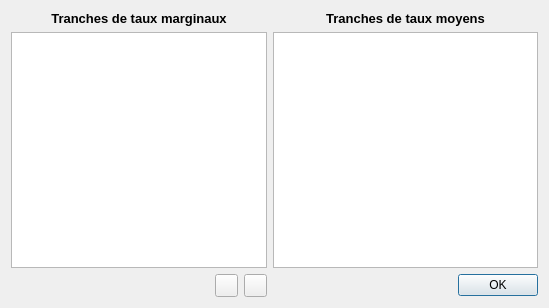
<?xml version="1.0" encoding="UTF-8"?>
<ui version="4.0">
 <class>BaremeDialog</class>
 <widget class="QDialog" name="BaremeDialog">
  <property name="geometry">
   <rect>
    <x>0</x>
    <y>0</y>
    <width>549</width>
    <height>308</height>
   </rect>
  </property>
  <property name="sizePolicy">
   <sizepolicy hsizetype="Fixed" vsizetype="Fixed">
    <horstretch>0</horstretch>
    <verstretch>0</verstretch>
   </sizepolicy>
  </property>
  <property name="minimumSize">
   <size>
    <width>549</width>
    <height>308</height>
   </size>
  </property>
  <property name="maximumSize">
   <size>
    <width>549</width>
    <height>16777215</height>
   </size>
  </property>
  <property name="windowTitle">
   <string>Barème</string>
  </property>
  <property name="sizeGripEnabled">
   <bool>false</bool>
  </property>
  <layout class="QGridLayout" name="gridLayout">
   <item row="0" column="0" colspan="3">
    <widget class="QLabel" name="marLabel">
     <property name="text">
      <string>&lt;!DOCTYPE HTML PUBLIC &quot;-//W3C//DTD HTML 4.0//EN&quot; &quot;http://www.w3.org/TR/REC-html40/strict.dtd&quot;&gt;
&lt;html&gt;&lt;head&gt;&lt;meta name=&quot;qrichtext&quot; content=&quot;1&quot; /&gt;&lt;style type=&quot;text/css&quot;&gt;
p, li { white-space: pre-wrap; }
&lt;/style&gt;&lt;/head&gt;&lt;body style=&quot; font-family:'MS Shell Dlg 2'; font-size:8.25pt; font-weight:400; font-style:normal;&quot;&gt;
&lt;p align=&quot;center&quot; style=&quot; margin-top:0px; margin-bottom:0px; margin-left:0px; margin-right:0px; -qt-block-indent:0; text-indent:0px;&quot;&gt;&lt;span style=&quot; font-size:10pt; font-weight:600;&quot;&gt;Tranches de taux marginaux&lt;/span&gt;&lt;/p&gt;&lt;/body&gt;&lt;/html&gt;</string>
     </property>
     <property name="alignment">
      <set>Qt::AlignCenter</set>
     </property>
    </widget>
   </item>
   <item row="0" column="3" colspan="2">
    <widget class="QLabel" name="moyLabel">
     <property name="text">
      <string>&lt;!DOCTYPE HTML PUBLIC &quot;-//W3C//DTD HTML 4.0//EN&quot; &quot;http://www.w3.org/TR/REC-html40/strict.dtd&quot;&gt;
&lt;html&gt;&lt;head&gt;&lt;meta name=&quot;qrichtext&quot; content=&quot;1&quot; /&gt;&lt;style type=&quot;text/css&quot;&gt;
p, li { white-space: pre-wrap; }
&lt;/style&gt;&lt;/head&gt;&lt;body style=&quot; font-family:'MS Shell Dlg 2'; font-size:8.25pt; font-weight:400; font-style:normal;&quot;&gt;
&lt;p align=&quot;center&quot; style=&quot; margin-top:0px; margin-bottom:0px; margin-left:0px; margin-right:0px; -qt-block-indent:0; text-indent:0px;&quot;&gt;&lt;span style=&quot; font-size:10pt; font-weight:600;&quot;&gt;Tranches de taux moyens&lt;/span&gt;&lt;/p&gt;&lt;/body&gt;&lt;/html&gt;</string>
     </property>
     <property name="alignment">
      <set>Qt::AlignCenter</set>
     </property>
    </widget>
   </item>
   <item row="1" column="0" colspan="3">
    <widget class="QTableView" name="marView"/>
   </item>
   <item row="1" column="3" colspan="2">
    <widget class="QTableView" name="moyView"/>
   </item>
   <item row="2" column="0">
    <spacer name="horizontalSpacer_2">
     <property name="orientation">
      <enum>Qt::Horizontal</enum>
     </property>
     <property name="sizeHint" stdset="0">
      <size>
       <width>195</width>
       <height>20</height>
      </size>
     </property>
    </spacer>
   </item>
   <item row="2" column="1">
    <widget class="QPushButton" name="add_btn">
     <property name="sizePolicy">
      <sizepolicy hsizetype="Minimum" vsizetype="Fixed">
       <horstretch>0</horstretch>
       <verstretch>0</verstretch>
      </sizepolicy>
     </property>
     <property name="minimumSize">
      <size>
       <width>0</width>
       <height>0</height>
      </size>
     </property>
     <property name="maximumSize">
      <size>
       <width>23</width>
       <height>23</height>
      </size>
     </property>
     <property name="text">
      <string/>
     </property>
     <property name="icon">
      <iconset>
       <normalon>:/images/list-add.png</normalon>
      </iconset>
     </property>
     <property name="iconSize">
      <size>
       <width>16</width>
       <height>16</height>
      </size>
     </property>
    </widget>
   </item>
   <item row="2" column="2">
    <widget class="QPushButton" name="rmv_btn">
     <property name="minimumSize">
      <size>
       <width>23</width>
       <height>23</height>
      </size>
     </property>
     <property name="maximumSize">
      <size>
       <width>23</width>
       <height>23</height>
      </size>
     </property>
     <property name="text">
      <string/>
     </property>
     <property name="icon">
      <iconset resource="../resources.qrc">
       <normaloff>:/images/list-remove.png</normaloff>:/images/list-remove.png</iconset>
     </property>
    </widget>
   </item>
   <item row="2" column="3">
    <spacer name="horizontalSpacer">
     <property name="orientation">
      <enum>Qt::Horizontal</enum>
     </property>
     <property name="sizeHint" stdset="0">
      <size>
       <width>163</width>
       <height>20</height>
      </size>
     </property>
    </spacer>
   </item>
   <item row="2" column="4">
    <widget class="QDialogButtonBox" name="buttonBox">
     <property name="standardButtons">
      <set>QDialogButtonBox::Ok</set>
     </property>
    </widget>
   </item>
  </layout>
 </widget>
 <resources>
  <include location="../resources.qrc"/>
 </resources>
 <connections>
  <connection>
   <sender>buttonBox</sender>
   <signal>accepted()</signal>
   <receiver>BaremeDialog</receiver>
   <slot>accept()</slot>
   <hints>
    <hint type="sourcelabel">
     <x>404</x>
     <y>259</y>
    </hint>
    <hint type="destinationlabel">
     <x>271</x>
     <y>140</y>
    </hint>
   </hints>
  </connection>
 </connections>
</ui>
